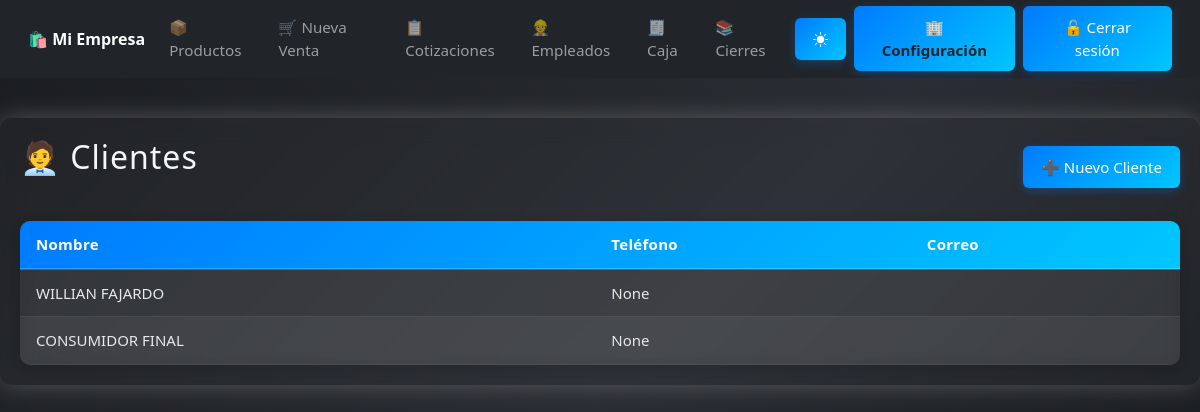
/clientes/ (signed in), run on the app's committed database.
### configuracion/models.py (models this page shows, shortened)
class EmpresaConfig(models.Model):
    empresa = models.OneToOneField(Empresa, on_delete=models.CASCADE, related_name="config")
    nombre = models.CharField(max_length=150)
    rtn = models.CharField(max_length=20, blank=True, null=True)
    direccion = models.CharField(max_length=255, blank=True, null=True)
    telefono = models.CharField(max_length=20, blank=True, null=True)
    correo = models.EmailField(max_length=150, blank=True, null=True)
    moneda = models.CharField(max_length=10, default="L")
    isv_default = models.DecimalField(max_digits=5, decimal_places=2, default=0.15)
    actualizado = models.DateTimeField(auto_now=True)

### clientes/models.py (models this page shows, shortened)
class Cliente(models.Model):
    nombre = models.CharField(max_length=150)
    rtn = models.CharField(max_length=20, blank=True, null=True)
    direccion = models.CharField(max_length=255, blank=True, null=True)
    telefono = models.CharField(max_length=20, blank=True, null=True)

### clientes/views.py (the view, shortened to what this page needs)
# urls.py: path('', views.listar_clientes, name='listar_clientes'),
@login_required
@permission_required('clientes.view_cliente', raise_exception=True)
def listar_clientes(request):
    q = (request.GET.get('q') or '').strip()
    clientes_qs = Cliente.objects.all().order_by('-id')
    paginator = Paginator(clientes_qs, 15)
    page_number = request.GET.get('page')
    page_obj = paginator.get_page(page_number)
    return render(request, 'clientes/listar_clientes.html', {
        'page_obj': page_obj,
        'clientes': page_obj.object_list,
        'q': q,
    })

### core/context_processors.py (called while the page is built)
def empresa_config(request):
    empresa = EmpresaConfig.objects.first()
    if not empresa:
        empresa = EmpresaConfig.objects.create(
            nombre="Mi Empresa",
            rtn="",
            direccion="",
        )
    return {"empresa": empresa}

def modulos_config(request):
    modulos = ModuloConfig.objects.first()
    if not modulos:
        modulos = ModuloConfig.objects.create()
    return {"modulos": modulos}

### clientes/templates/clientes/listar_clientes.html (shortened to what this page needs)
{% extends 'base.html' %}
{% block content %}
<div class="contenedor">
  <div class="d-flex justify-content-between align-items-center mb-3">
    <h2>🧑‍💼 Clientes</h2>
    <a href="{% url 'clientes:crear_cliente' %}" class="btn btn-primary">➕ Nuevo Cliente</a>
  </div>
  <table class="tabla">
    <thead>
      <tr>
        <th>Nombre</th>
        <th>Teléfono</th>
        <th>Correo</th>
      </tr>
    </thead>
    <tbody>
      {% for cliente in page_obj.object_list %}
        <tr>
          <td>{{ cliente.nombre }}</td>
          <td>{{ cliente.telefono }}</td>
          <td>{{ cliente.correo }}</td>
        </tr>
      {% empty %}
        <tr>
          <td colspan="3">No hay clientes registrados.</td>
        </tr>
      {% endfor %}
    </tbody>
  </table>
</div>
{% endblock %}

### core/templates/base.html (shortened to what this page needs)
<!DOCTYPE html>
<html lang="es">
<head>
  {% load static %}
  <link href="https://cdn.jsdelivr.net/npm/bootstrap@5.3.0/dist/css/bootstrap.min.css" rel="stylesheet">
  <link rel="stylesheet" href="{% static 'css/estilo_base.css' %}">
  <link href="https://cdn.jsdelivr.net/npm/bootstrap-icons@1.11.3/font/bootstrap-icons.css" rel="stylesheet">
</head>
<body>
  <nav class="navbar navbar-expand-lg navbar-dark bg-dark sticky-top" id="menu-principal">
    <div class="container-fluid">
      <a class="navbar-brand fw-bold" href="{% url 'dashboard' %}">
        🛍️ {{ empresa.nombre|default:"SISTEMAS FAJARDO" }}
      </a>
      <div class="collapse navbar-collapse" id="navbarNav">
        <ul class="navbar-nav me-auto">
          <li class="nav-item">
            <a class="nav-link" href="{% url 'productos:listar_productos' %}">📦 Productos</a>
          </li>
          <li class="nav-item">
            {% if modulos.mod_ventas and perms.ventas.add_venta %}
              <a class="nav-link" href="{% url 'ventas:crear_venta' %}">🛒 Nueva Venta</a>
            {% endif %}
          </li>
          <li class="nav-item">
            {% if modulos.mod_cotizaciones and perms.cotizaciones.view_cotizacion %}
              <a class="nav-link" href="{% url 'cotizaciones:lista_cotizaciones' %}">📋 Cotizaciones</a>
            {% endif %}
          </li>
          <li class="nav-item">
            {% if modulos.mod_empleados and perms.empleados.view_empleado %}
              <a class="nav-link" href="{% url 'empleados:lista_empleados' %}">👷 Empleados</a>
            {% endif %}
          </li>
        <li class="nav-item">
            {% if modulos.mod_caja and perms.caja.add_cajasesion %}
              <a class="nav-link" href="{% url 'caja:abrir_caja' %}">🧾 Caja</a>
            {% endif %}
          </li>
          <li class="nav-item">
            {% if modulos.mod_caja and perms.caja.view_cajasesion %}
            <a class="nav-link" href="{% url 'caja:historial_cajas' %}">📚 Cierres</a>
            {% endif %}
          </li>
        </ul>
        <ul class="navbar-nav ms-auto align-items-center">
          <li class="nav-item me-2">
            <button id="themeToggle" class="btn btn-outline-light btn-sm" type="button">
              <i class="bi bi-brightness-high-fill" id="themeIcon"></i>
            </button>
          </li>
          {% if perms.configuracion.view_empresa %}
          <li class="nav-item me-2">
            <a href="{% url 'configuracion:configuracion_empresa' %}"
               class="btn btn-warning btn-sm fw-bold text-dark">
              🏢 Configuración
            </a>
          </li>
          {% endif %}
          {% if user.is_authenticated %}
          <li class="nav-item">
            <form action="{% url 'logout' %}" method="post" class="mb-0">
              <button type="submit" class="btn btn-danger btn-sm">
                🔓 Cerrar sesión
              </button>
            </form>
          </li>
          {% endif %}
        </ul>
      </div>
    </div>
  </nav>
  <div class="container-fluid px-0">
    {% block content %}
    {% endblock %}
  </div>
</body>
</html>
</body>
</html>

### static/css/estilo_base.css (style rules this page uses)
.contenedor { max-width: 1600px; margin: 40px auto; padding: 20px; background: rgba(124, 121, 121, 0.06); backdrop-filter: blur(12px); border-radius: 12px; box-shadow: 0 0 25px rgba(206, 199, 199, 0.3); font-family: 'Segoe UI', sans-serif; transition: all 0.4s ease; box-sizing: border-box; }
h2, h3 { text-align: center; color: #f5f5f5; margin-bottom: 20px; letter-spacing: 1px; transition: color 0.3s ease; }
button, .btn { background: linear-gradient(135deg, #007bff, #00c6ff); color: white; padding: 12px 20px; border: none; border-radius: 6px; font-size: 16px; cursor: pointer; transition: all 0.3s ease; box-shadow: 0 3px 10px rgba(0, 123, 255, 0.3); }
body { background: linear-gradient(135deg, #1a1c1f, #2a2d33, #141619); background-attachment: fixed; color: #f1f1f1; transition: all 0.4s ease; }
@media (max-width: 1200px) { .btn { font-size: 15px; padding: 10px 18px; } }
.navbar, .container, .btn, .contenedor, .form-row, .productos-box { transition: all 0.3s ease; }
.tabla { width: 100%; border-collapse: collapse; margin-top: 25px; background: rgba(255, 255, 255, 0.06); border-radius: 10px; overflow: hidden; box-shadow: 0 2px 12px rgba(0, 0, 0, 0.15); backdrop-filter: blur(10px); }
.tabla thead { background: linear-gradient(135deg, #007bff, #00c6ff); color: white; text-align: left; }
.tabla th, .tabla td { padding: 12px 16px; text-align: left; font-size: 15px; }
.tabla tbody tr:nth-child(even) { background: rgba(255, 255, 255, 0.05); }
.tabla th { border-bottom: 2px solid rgba(255, 255, 255, 0.2); font-weight: 600; letter-spacing: 0.3px; }
.tabla td { border-bottom: 1px solid rgba(255, 255, 255, 0.1); }
.navbar { padding: 0.4rem 1rem !important; }
.navbar-brand { font-size: 1rem; white-space: nowrap; }
.navbar-nav .nav-link { font-size: 0.95rem; padding: 6px 10px; }
html, body { height: 100%; min-height: 100vh; margin: 0; padding: 0; display: flex; flex-direction: column; }
:root { --radius: 6px; }
body:not(.light-mode) { --bs-body-bg: #1b1e22; --bs-body-color: #e8e8e8; --bs-border-color: #3b3f45; --bs-primary-bg-subtle: #172b42; --bs-primary-text: #4db8ff; --bs-card-bg: #22262b; --bs-table-bg: #262b31; --bs-table-striped-bg: #2c3238; --bs-table-hover-bg: #333a42; --bs-warning-bg: #5c4d00; --bs-danger-bg: #5c1f1f; }
body, html { background-color: var(--bs-body-bg) !important; color: var(--bs-body-color) !important; }
.btn { border-radius: var(--radius); }
.btn-primary { background-color: var(--bs-primary-text); border-color: var(--bs-primary-text); }

### data on the page
EmpresaConfig: nombre "Mi Empresa"
Cliente: nombre "WILLIAN FAJARDO", telefono "None"
Cliente: nombre "CONSUMIDOR FINAL", telefono "None"
